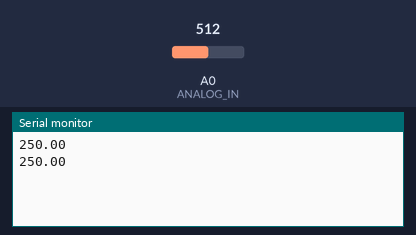
A sketch run on a simulated Arduino Uno, built with avr-gcc and run on an emulated ATmega328P. On the bench: the last lines printed to the serial monitor. The inputs (shaded band) are chosen by the test bench; at power-on: A0 (ANALOG_IN) = 512.

Above: at 1.8 s.
1.9 s: A0 (ANALOG_IN) set to 716
At 2.8 s:
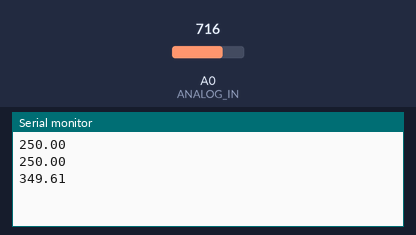
3.4 s: A0 (ANALOG_IN) set to 900
At 4.8 s:
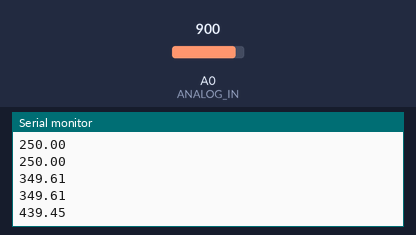
Timing chart, 0 to 6.4 s (numbered marks = the images above; inputs shaded):
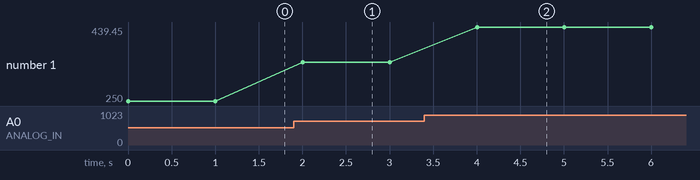

Measured:
- after the input at 1.9 s, the serial monitor: prints a new line after 0.10 s (image 1)
- after the input at 3.4 s, the serial monitor: prints a new line after 0.60 s (image 2)
- plotted number 1: 250 → 349.61 after the input at 1.9 s, 349.61 → 439.45 after the input at 3.4 s

The sketch:

LM35.ino
```cpp
#define ANALOG_IN A0

float a_in;
float temp_c = 0;

void setup() {
  Serial.begin(9600);
}

void loop() {
  a_in = analogRead(ANALOG_IN);
  temp_c = ((5 * a_in) / 1024) * 100;
  Serial.println(temp_c);
  delay(1000);
}
```
